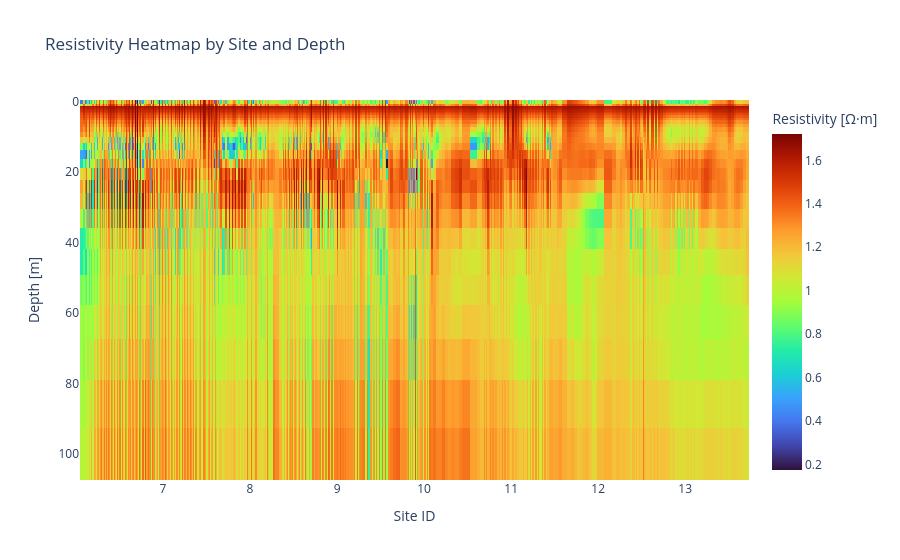

Here is the notebook cell this chart was saved with:
### Code cell
import plotly.express as px

# Pivot the melted DataFrame
df_layers_long['log_resistivity'] = np.log10(df_layers_long['resistivity'])

heatmap_df = df_layers_long.pivot_table(
    index='depth', columns='daytime', values='log_resistivity'
)

# Sort depth so it increases downward
heatmap_df = heatmap_df.sort_index(ascending=True)

fig = px.imshow(
    heatmap_df,
    aspect='auto',
    origin='lower',
    color_continuous_scale='turbo',
    labels={'x': 'Site ID', 'y': 'Depth [m]', 'color': 'Resistivity [Ω·m]'},
    title='Resistivity Heatmap by Site and Depth',
    zmin=heatmap_df.min().min(),
    zmax=heatmap_df.max().max(),
)

fig.update_yaxes(autorange="reversed")
fig.show()

### Figure 1 — Plotly figure (JSON) as saved in the notebook; plotly's stock layout.template omitted (floating-point values rounded to 4 significant figures; data arrays with more than 128 entries replaced by an {"elided": "..."} marker saying what was removed)
{"data": [{"coloraxis": "coloraxis", "hovertemplate": "Site ID: %{x}<br>Depth [m]: %{y}<br>Resistivity [Ω·m]: %{z}<extra></extra>", "name": "0", "type": "heatmap", "x": {"elided": "472 float values"}, "xaxis": "x", "y": [0.0, 1.0, 1.172, 1.374, 1.61, 1.887, 2.212, 2.593, 3.039, 3.562, 4.175, 4.894, 5.736, 6.723, 7.88, 9.237, 10.83, 12.69, 14.87, 17.43, 20.43, 23.95, 28.07, 32.9, 38.57, 45.2, 52.98, 62.1, 72.79, 85.32, 100.0], "yaxis": "y", "z": {"elided": "31x472 float values"}}], "layout": {"coloraxis": {"cmax": 1.721, "cmin": 0.174, "colorbar": {"title": {"text": "Resistivity [Ω·m]"}}, "colorscale": [[0, "#30123b"], [0.07143, "#4145ab"], [0.1429, "#4675ed"], [0.2143, "#39a2fc"], [0.2857, "#1bcfd4"], [0.3571, "#24eca6"], [0.4286, "#61fc6c"], [0.5, "#a4fc3b"], [0.5714, "#d1e834"], [0.6429, "#f3c63a"], [0.7143, "#fe9b2d"], [0.7857, "#f36315"], [0.8571, "#d93806"], [0.9286, "#b11901"], [1, "#7a0402"]]}, "title": {"text": "Resistivity Heatmap by Site and Depth"}, "xaxis": {"anchor": "y", "domain": [0, 1], "title": {"text": "Site ID"}}, "yaxis": {"anchor": "x", "autorange": "reversed", "domain": [0, 1], "title": {"text": "Depth [m]"}}}}
